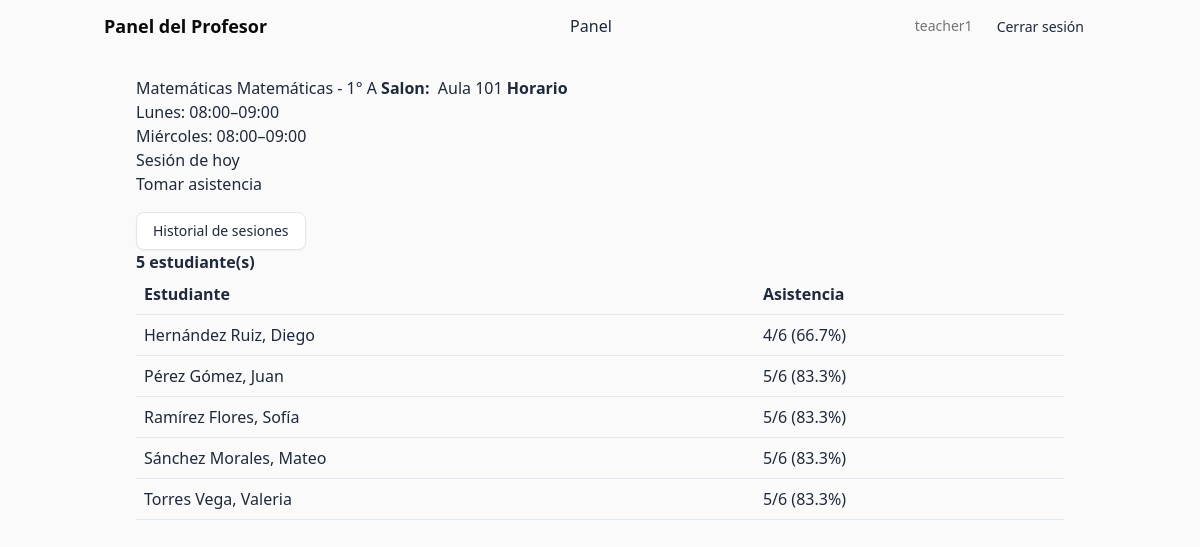
The page /teacher/courses/1/ (signed in) on the database its author committed.
### src/school/models.py (models this page shows, shortened)
class Course(models.Model):
    student_group = models.ForeignKey(
        StudentGroup, on_delete=models.PROTECT, related_name='courses', verbose_name='Grupo de estudiantes'
    )
    teacher = models.ForeignKey(
        Teacher, on_delete=models.PROTECT, related_name='courses', verbose_name='Profesor'
    )
    subject = models.ForeignKey(
        Subject, on_delete=models.PROTECT, related_name='courses', verbose_name='Materia'
    )
    classroom = models.CharField('Aula', max_length=50, blank=True, default='')
    updated_at = models.DateTimeField(
        'Última actualización', auto_now=True, null=True, blank=True
    )
    class Meta:
        constraints = [  # noqa: RUF012
            models.UniqueConstraint(
                fields=('teacher', 'subject', 'student_group'),
                name='unique_course_teacher_subject_group',
            )
        ]
        ordering = ('subject__name',)
        verbose_name = 'Curso'
        verbose_name_plural = 'Cursos'

class Subject(models.Model):
    name = models.CharField('Nombre', max_length=100, unique=True)
    code = models.CharField('Código', max_length=20, blank=True)
    class Meta:
        ordering = ('name',)
        verbose_name = 'Materia'
        verbose_name_plural = 'Materias'
    def __str__(self):
        return self.name

class StudentGroup(models.Model):
    name = models.CharField('Nombre', max_length=100, unique=True)
    students = models.ManyToManyField(
        Student, related_name='student_groups', blank=True, verbose_name='Estudiantes'
    )
    class Meta:
        ordering = ('name',)
        verbose_name = 'Grupo de estudiantes'
        verbose_name_plural = 'Grupos de estudiantes'
    def __str__(self):
        return self.name

class ClassSchedule(models.Model):
    class Weekday(models.IntegerChoices):
        MONDAY = 0, 'Lunes'
        TUESDAY = 1, 'Martes'
        WEDNESDAY = 2, 'Miércoles'
        THURSDAY = 3, 'Jueves'
        FRIDAY = 4, 'Viernes'
        SATURDAY = 5, 'Sábado'
        SUNDAY = 6, 'Domingo'
    course = models.ForeignKey(
        Course, on_delete=models.CASCADE, related_name='schedule_slots', verbose_name='Curso'
    )
    weekday = models.IntegerField('Día de la semana', choices=Weekday.choices)
    start_time = models.TimeField('Hora de inicio')
    end_time = models.TimeField('Hora de fin')
    class Meta:
        ordering = ('course', 'weekday', 'start_time')
        constraints = [  # noqa: RUF012
            models.CheckConstraint(
                condition=Q(start_time__lt=models.F('end_time')),
                name='classschedule_start_before_end',
            )
        ]
        verbose_name = 'Horario de clase'
        verbose_name_plural = 'Horarios de clase'

class Student(models.Model):
    first_name = models.CharField('Nombre', max_length=100)
    paternal_surname = models.CharField('Apellido paterno', max_length=100)
    maternal_surname = models.CharField('Apellido materno', max_length=100)
    email = models.EmailField('Correo electrónico', blank=True, null=True)
    class Meta:
        ordering = ('paternal_surname', 'maternal_surname', 'first_name')
        verbose_name = 'Estudiante'
        verbose_name_plural = 'Estudiantes'
    def __str__(self):
        surnames = f'{self.paternal_surname} {self.maternal_surname}'.strip()
        return f'{surnames}, {self.first_name}'

### src/teachers/views/course_detail.py (the view, shortened to what this page needs)
# urls.py: path('courses/<int:pk>/', views.CourseDetailView.as_view(), name='course_detail'),
class CourseDetailView(TeacherRequiredMixin, DetailView):
    template_name = 'teachers/course_detail.html'
    context_object_name = 'course'
    def get_queryset(self):
        return (
            Course.objects.filter(teacher=self.teacher)
            .select_related('subject', 'teacher', 'student_group')
            .prefetch_related('student_group__students', 'schedule_slots')
        )
    def get_context_data(self, **kwargs):
        context = super().get_context_data(**kwargs)
        context['attendance'] = self.get_attendance_summary()
        return context
    def get_attendance_summary(self):
        students = self.object.student_group.students.all()
        total = self.object.sessions.count()
        attended_rows = (
            AttendanceRecord.objects.filter(
                session__course=self.object,
                status__in=ATTENDED_STATUSES,
            )
            .values('student_id')
            .annotate(attended=Count('pk'))
        )
        attended_by_student = {row['student_id']: row['attended'] for row in attended_rows}
        summary = {}
        for student in students:
            attended = attended_by_student.get(student.pk, 0)
            summary[student.pk] = {
                'student': student,
                'attended': attended,
                'total': total,
                'percentage': f'{attended / total * 100:.1f}',
            }
        return summary

### src/teachers/views/mixins.py (called while the page is built)
def get_teacher(request):
    if request.user.is_authenticated:
        return Teacher.objects.filter(user=request.user).first()
    return None

    def dispatch(self, request, *args, **kwargs):
        if not request.user.is_authenticated:
            return redirect_to_login(request.get_full_path())
        self.teacher = get_teacher(request)
        if self.teacher is None:
            raise PermissionDenied
        return super().dispatch(request, *args, **kwargs)

### src/teachers/templates/teachers/course_detail.html (shortened to what this page needs)
{% extends "teachers/base.html" %}
{% block content %}
    <c-breadcrumb>
        <c-breadcrumb.separator/>
        <c-breadcrumb.item>{{ course.subject }}</c-breadcrumb.item>
    </c-breadcrumb>
    <c-badge>{{ course.subject }} - {{ course.student_group }}</c-badge>
    {% if course.classroom %}
        <c-badge variant="secondary"><strong>Salon:&nbsp;</strong> {{ course.classroom }}</c-badge>
    {% endif %}
    <c-card class="mt-4">
        <c-card.header>
            <c-card.title><strong>Horario</strong></c-card.title>
        </c-card.header>
        <c-card.content>
            <ul>
                {% for slot in course.schedule_slots.all %}
                    <li>{{ slot.get_weekday_display }}: {{ slot.start_time }}–{{ slot.end_time }}</li>
                {% empty %}
                    <li>Sin horario configurado.</li>
                {% endfor %}
            </ul>
        </c-card.content>
    </c-card>
    <c-card class="mt-4">
        <c-card.header>
            <c-card.title>Sesión de hoy</c-card.title>
        </c-card.header>
        <c-card.footer>
            <form method="post" action="{% url 'teachers:today_session_create' course.pk %}">
                <c-button type="submit">Tomar asistencia</c-button>
            </form>
        </c-card.footer>
    </c-card>
    <p class="mt-4">
        <a href="{% url 'teachers:course_session_history' course.pk %}"
           class="inline-flex items-center justify-center gap-2 whitespace-nowrap rounded-md border border-input bg-background px-4 py-2 text-sm font-medium shadow-xs transition-colors hover:bg-accent hover:text-accent-foreground">
            Historial de sesiones
        </a>
    </p>
    <c-card class="mt-4">
        <c-card.header>
            <c-card.title><strong>{{ course.student_group.students.count }} estudiante(s)</strong></c-card.title>
        </c-card.header>
        <c-card.content>
        <table>
            <thead>
                <tr>
                    <th>Estudiante</th>
                    <th>Asistencia</th>
                </tr>
            </thead>
            <tbody>
                {% for student_pk, row in attendance.items %}
                    <tr>
                        <td>{{ row.student }}</td>
                        <td>{{ row.attended }}/{{ row.total }} ({{ row.percentage }}%)</td>
                    </tr>
                {% empty %}
                    <tr>
                        <td colspan="2">No hay estudiantes.</td>
                    </tr>
                {% endfor %}
            </tbody>
        </table>
        </c-card.content>
    </c-card>
{% endblock %}

### src/teachers/templates/teachers/base.html (shortened to what this page needs)
{% load static django_htmx %}
<!DOCTYPE html>
<html lang="es">
<head>
    <link rel="stylesheet" href="{% static 'core-ui/css/output.css' %}">
    <link rel="stylesheet" href="{% static 'teachers/css/panel.css' %}">
</head>
<body class="bg-zinc-50 text-foreground" hx-headers='{"x-csrftoken": "{{ csrf_token }}"}'>
    <c-navigation-menu class="mx-auto flex max-w-5xl items-center justify-between px-4 py-3">
        <a href="{% url 'teachers:dashboard' %}" class="text-lg font-semibold text-foreground">Panel del Profesor</a>
        {% if request.user.is_authenticated %}
            <c-navigation_menu.list class="items-center">
                <c-navigation_menu.item>
                    <c-navigation_menu.link href="{% url 'teachers:dashboard' %}" class="p-2">Panel</c-navigation_menu.link>
                </c-navigation_menu.item>
            </c-navigation_menu.list>
            <div class="flex items-center gap-3">
                <span class="text-sm text-muted-foreground">{{ teacher_name|default:request.user.username }}</span>
                <form method="post" action="{% url 'account_logout' %}" hx-boost="false">
                    <c-button variant="outline" type="submit" class="h-9 px-3 text-sm">Cerrar sesión</c-button>
                </form>
            </div>
        {% endif %}
    </c-navigation-menu>
    <main>
        {% block content %}{% endblock %}
    </main>
</body>
</html>

### src/teachers/static/teachers/css/panel.css (style rules this page uses)
:root { --primary: #4f46e5; --bg: #fafafa; --border: #e2e8f0; --text: #1e293b; }
* { box-sizing: border-box; }
body { margin: 0; font-family: system-ui, sans-serif; color: var(--text); background: var(--bg); }
main { max-width: 60rem; margin: 1.5rem auto; padding: 0 1rem; }
table { width: 100%; border-collapse: collapse; }
th, td { text-align: left; padding: 0.5rem; border-bottom: 1px solid var(--border); }

### rows shown on the page
Course: subject "Matemáticas", student_group "1° A", classroom "Aula 101", student_group.students.count "5"
ClassSchedule: weekday "Lunes", start_time "08:00", end_time "09:00"
ClassSchedule: weekday "Miércoles", start_time "08:00", end_time "09:00"
Student: student "Hernández Ruiz, Diego", attended "4", total "6", percentage "66.7"
Student: student "Pérez Gómez, Juan", attended "5", total "6", percentage "83.3"
Student: student "Ramírez Flores, Sofía", attended "5", total "6", percentage "83.3"
Student: student "Sánchez Morales, Mateo", attended "5", total "6", percentage "83.3"
Student: student "Torres Vega, Valeria", attended "5", total "6", percentage "83.3"

### other values the page prints
{{ teacher_name|default:request.user.username }} "teacher1"
